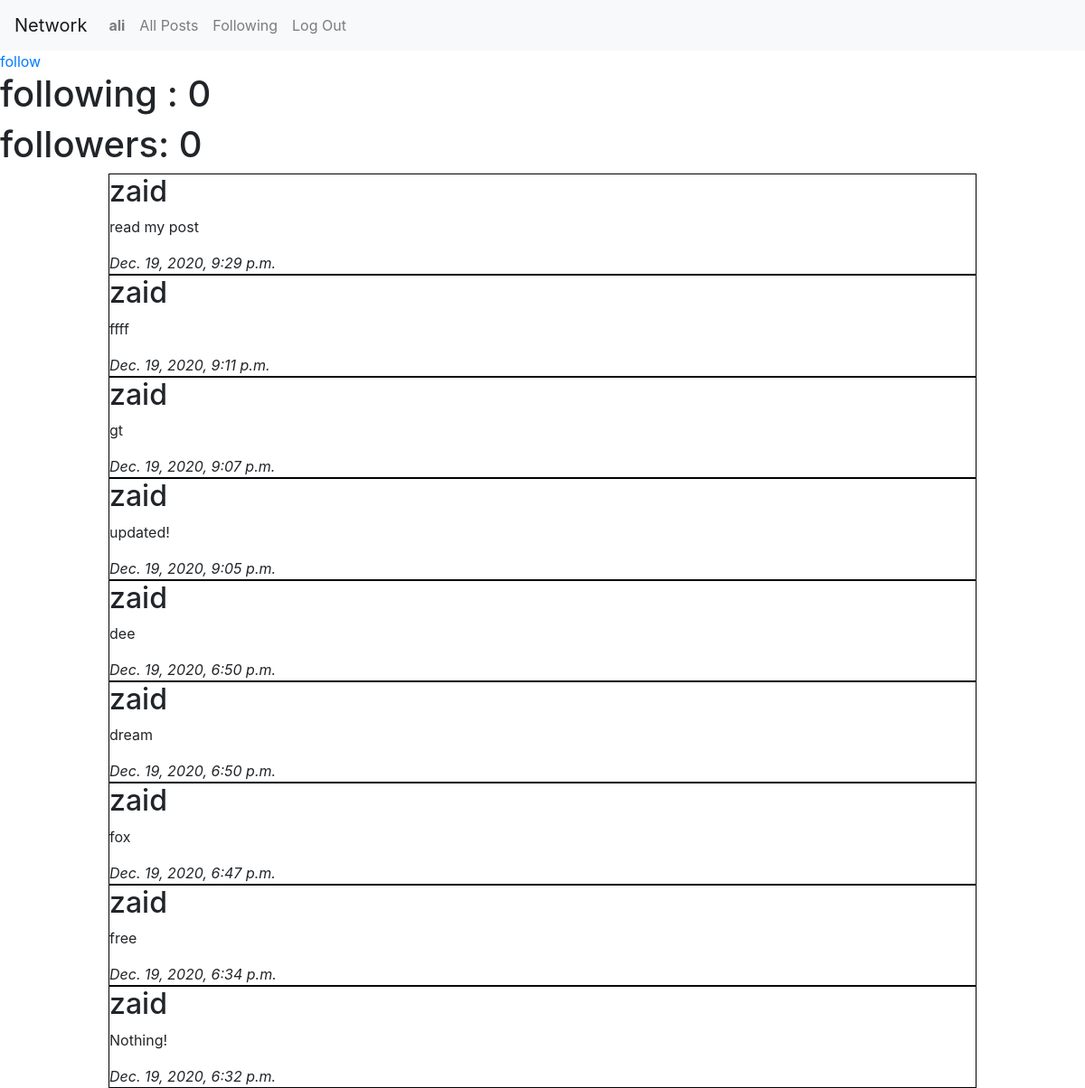
Screenshot of /profile/3 (signed in) with the database file from the repository.
### network/models.py (models this page shows, shortened)
class User(AbstractUser):
    following = models.ManyToManyField('self', symmetrical=False, related_name="followers")
    picture = models.ImageField(height_field="hieght_field", width_field="widt_field", upload_to='media/', null=True, blank=True)
    height_field = models.IntegerField(default=0)
    width_fiels = models.IntegerField(default=0)

class Post(models.Model):
    content = models.TextField(max_length=100)
    timestamp = models.DateTimeField(auto_now_add=True)
    created_by = models.ForeignKey(User, on_delete=models.CASCADE, related_name="poster")
    like = models.ManyToManyField(User, related_name="user_like")
    num_likes= models.IntegerField(default=0)
    image = models.ImageField(blank= True,upload_to ='media')

### network/views.py (the view)
# urls.py: path("profile/<user_id>", views.profile, name="profile"),
@login_required
def profile(request, user_id):
    user = User.objects.get(pk=user_id)
    user_login= User.objects.get(pk=request.user.id)
    if(request.user.id == user.id):
        follow=False
    else:
        follow = True
    is_follow = user.following.filter(username=user_login).exists()
    followers = user.following.all().count()
    following = user.followers.all().count()
    allposts = Post.objects.filter(created_by=user_id).order_by('-timestamp')
    return render(request, "network/profile.html",{
        "following": following,
        "followers": followers,
        "allposts" : allposts,
        "follow" : follow,
        "user_id" : user_id,
        "is_follow" : is_follow
    })

### network/templates/network/profile.html (shortened to what this page needs)
{% extends "network/layout.html" %}
{% load static %}
{% block body %}
    {% if follow %}
    {% if is_follow %}
        <a href="{% url 'follow' user_id %}">unfollow</a>
    {% else %}
        <a href="{% url 'follow' user_id %}">follow</a>
    {% endif%}
    {% endif %}
    <h1>following : {{ following }}</h1>
    <h1>followers: {{ followers }}</h1>
    <div id="user_posts">
    {% for post in allposts %}
    <div class="userpost">
        <h2>{{ post.created_by }}</h2>
        <p>{{ post.content }} </p>
        <i>{{ post.timestamp }}</i>
    </div>
    {% endfor %}
</div>
{% endblock%}

### network/templates/network/layout.html (shortened to what this page needs)
{% load static %}
<!DOCTYPE html>
<html lang="en">
    <head>
        <link rel="stylesheet" href="https://stackpath.bootstrapcdn.com/bootstrap/4.4.1/css/bootstrap.min.css">
        <link href="{% static 'network/styles.css' %}" rel="stylesheet">
    </head>
    <body>
        <nav class="navbar navbar-expand-lg navbar-light bg-light">
            <a class="navbar-brand" href="{% url 'index' %}">Network</a>
            <div>
              <ul class="navbar-nav mr-auto">
                {% if user.is_authenticated %}
                    <li class="nav-item">
                        <a class="nav-link" href="{% url 'profile' user.id %}"><strong>{{ user.username }}</strong></a>
                    </li>
                {% endif %}
                <li class="nav-item">
                  <a class="nav-link" href="{% url 'index' %}">All Posts</a>
                </li>
                {% if user.is_authenticated %}
                    <li class="nav-item">
                        <a class="nav-link" href="{% url 'following' user.id %}">Following</a>
                    </li>
                    <li class="nav-item">
                        <a class="nav-link" href="{% url 'logout' %}">Log Out</a>
                    </li>
                {% endif %}
              </ul>
            </div>
          </nav>
        <div class="body">
            {% block body %}
            {% endblock %}
        </div>
    </body>
</html>

### network/static/network/styles.css (style rules this page uses)
#user_posts { margin-left: auto; margin-right: auto; width: 80%; }
#user_posts .userpost { border: 1px solid black; }

### rows the page displays
User: username "ali"
Post: created_by "zaid", content "read my post", timestamp "Dec. 19, 2020, 9:29 p.m."
Post: created_by "zaid", content "ffff", timestamp "Dec. 19, 2020, 9:11 p.m."
Post: created_by "zaid", content "gt", timestamp "Dec. 19, 2020, 9:07 p.m."
Post: created_by "zaid", content "updated!", timestamp "Dec. 19, 2020, 9:05 p.m."
Post: created_by "zaid", content "dee", timestamp "Dec. 19, 2020, 6:50 p.m."
Post: created_by "zaid", content "dream", timestamp "Dec. 19, 2020, 6:50 p.m."
Post: created_by "zaid", content "fox", timestamp "Dec. 19, 2020, 6:47 p.m."
Post: created_by "zaid", content "free", timestamp "Dec. 19, 2020, 6:34 p.m."
Post: created_by "zaid", content "Nothing!", timestamp "Dec. 19, 2020, 6:32 p.m."

### other values shown
{{ following }} "0"
{{ followers }} "0"
